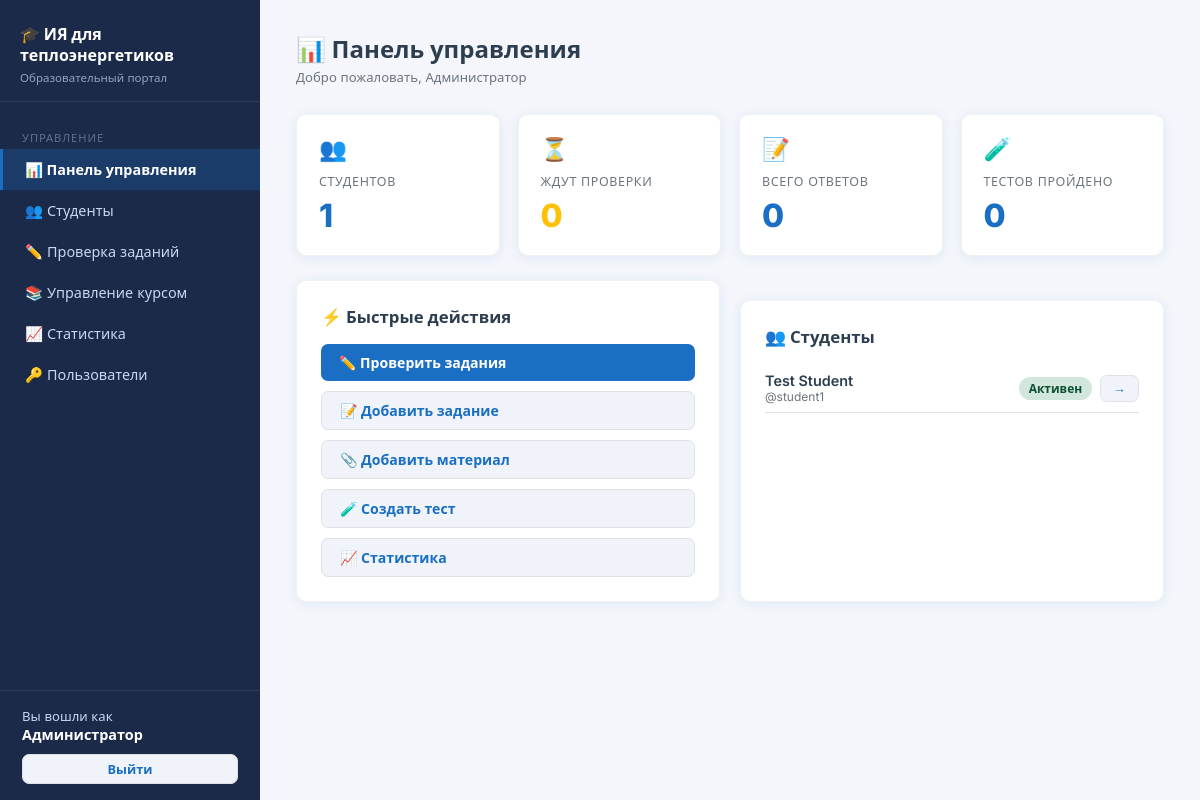
Page /admin/ (signed in) on the committed database.
### app.py (models this page shows, shortened)
class User(UserMixin, db.Model):
    __tablename__ = 'users'
    id = db.Column(db.Integer, primary_key=True)
    username = db.Column(db.String(64), unique=True, nullable=False)
    full_name = db.Column(db.String(128), nullable=False)
    email = db.Column(db.String(120), unique=True, nullable=False)
    password_hash = db.Column(db.String(256), nullable=False)
    role = db.Column(db.String(16), nullable=False, default='student')  # student, teacher, admin
    is_active = db.Column(db.Boolean, default=True)
    created_at = db.Column(db.DateTime, default=lambda: datetime.now(timezone.utc))
    submissions = db.relationship('Submission', foreign_keys='Submission.user_id', backref='student', lazy=True)
    test_submissions = db.relationship('TestSubmission', foreign_keys='TestSubmission.user_id', backref='student', lazy=True)

### app.py (the view)
@app.route('/admin/')
@login_required
@role_required('teacher', 'admin')
def admin_dashboard():
    students = User.query.filter_by(role='student').all()
    pending = Submission.query.filter_by(status='pending').count()
    total_subs = Submission.query.count()
    test_subs = TestSubmission.query.filter(TestSubmission.finished_at.isnot(None)).count()
    return render_template('admin/dashboard.html',
                           students=students, pending=pending,
                           total_subs=total_subs, test_subs=test_subs)

### app.py (called while the page is built)
def role_required(*roles):
    def decorator(f):
        @wraps(f)
        def decorated(*args, **kwargs):
            if not current_user.is_authenticated or current_user.role not in roles:
                abort(403)
            return f(*args, **kwargs)
        return decorated
    return decorator

@login_manager.user_loader
def load_user(user_id):
    return db.session.get(User, int(user_id))

@app.context_processor
def inject_now():
    return {'now': datetime.now(timezone.utc), 'json': json}

### templates/admin/dashboard.html (shortened to what this page needs)
{% extends 'base.html' %}
{% block content %}
<div class="topbar">
  <div>
    <h1>📊 Панель управления</h1>
    <div class="breadcrumb">Добро пожаловать, {{ current_user.full_name }}</div>
  </div>
</div>
<div class="stats-grid">
  <div class="stat-card">
    <div class="stat-icon">👥</div>
    <div class="stat-label">Студентов</div>
    <div class="stat-value">{{ students | length }}</div>
  </div>
  <div class="stat-card">
    <div class="stat-icon">⏳</div>
    <div class="stat-label">Ждут проверки</div>
    <div class="stat-value" style="color:var(--warning)">{{ pending }}</div>
  </div>
  <div class="stat-card">
    <div class="stat-icon">📝</div>
    <div class="stat-label">Всего ответов</div>
    <div class="stat-value">{{ total_subs }}</div>
  </div>
  <div class="stat-card">
    <div class="stat-icon">🧪</div>
    <div class="stat-label">Тестов пройдено</div>
    <div class="stat-value">{{ test_subs }}</div>
  </div>
</div>
<div style="display:grid;grid-template-columns:1fr 1fr;gap:20px">
  <div class="card">
    <div class="card-title">⚡ Быстрые действия</div>
    <div style="display:flex;flex-direction:column;gap:10px">
      <a href="{{ url_for('admin_review') }}" class="btn btn-primary">
        ✏️ Проверить задания
      </a>
      <a href="{{ url_for('admin_add_assignment') }}" class="btn btn-secondary">📝 Добавить задание</a>
      <a href="{{ url_for('admin_add_material') }}" class="btn btn-secondary">📎 Добавить материал</a>
      <a href="{{ url_for('admin_add_test') }}" class="btn btn-secondary">🧪 Создать тест</a>
      <a href="{{ url_for('admin_statistics') }}" class="btn btn-secondary">📈 Статистика</a>
    </div>
  </div>
  <div class="card">
    <div class="card-title">👥 Студенты</div>
    {% if students %}
    <div style="max-height:250px;overflow-y:auto">
      {% for s in students[:10] %}
      <div style="display:flex;align-items:center;justify-content:space-between;padding:8px 0;border-bottom:1px solid var(--border)">
        <div>
          <div style="font-weight:600;font-size:.9rem">{{ s.full_name }}</div>
          <div style="font-size:.75rem;color:var(--muted)">@{{ s.username }}</div>
        </div>
        <div style="display:flex;align-items:center;gap:8px">
          <span class="badge {% if s.is_active %}badge-success{% else %}badge-revision{% endif %}">
            {{ 'Активен' if s.is_active else 'Заблокирован' }}
          </span>
          <a href="{{ url_for('admin_student_detail', uid=s.id) }}" class="btn btn-secondary btn-sm">→</a>
        </div>
      </div>
      {% endfor %}
    </div>
    {% else %}
    <p style="color:var(--muted);font-size:.88rem">Студентов пока нет.</p>
    {% endif %}
  </div>
</div>
{% endblock %}

### templates/base.html (shortened to what this page needs)
<!DOCTYPE html>
<html lang="ru">
<head>
  <link rel="stylesheet" href="{{ url_for('static', filename='css/style.css') }}">
</head>
<body>
<div class="layout">
  <aside class="sidebar">
    <div class="sidebar-logo">
      <div class="logo-title">🎓 ИЯ для теплоэнергетиков</div>
      <div class="logo-sub">Образовательный портал</div>
    </div>
    <nav class="sidebar-nav">
      {% if current_user.is_authenticated %}
        {% if current_user.role in ('teacher', 'admin') %}
          <div class="nav-section">Управление</div>
          <a href="{{ url_for('admin_dashboard') }}" class="{{ 'active' if request.endpoint == 'admin_dashboard' }}">
            📊 Панель управления
          </a>
          <a href="{{ url_for('admin_students') }}" class="{{ 'active' if request.endpoint in ('admin_students','admin_student_detail') }}">
            👥 Студенты
          </a>
          <a href="{{ url_for('admin_review') }}" class="{{ 'active' if request.endpoint in ('admin_review','admin_review_detail') }}">
            ✏️ Проверка заданий
          </a>
          <a href="{{ url_for('admin_course') }}" class="{{ 'active' if 'course' in request.endpoint or 'material' in request.endpoint or 'assignment' in request.endpoint or 'test' in request.endpoint }}">
            📚 Управление курсом
          </a>
          <a href="{{ url_for('admin_statistics') }}" class="{{ 'active' if request.endpoint == 'admin_statistics' }}">
            📈 Статистика
          </a>
          {% if current_user.role == 'admin' %}
          <a href="{{ url_for('admin_users') }}" class="{{ 'active' if request.endpoint == 'admin_users' }}">
            🔑 Пользователи
          </a>
          {% endif %}
        {% endif %}
      {% endif %}
    </nav>
    {% if current_user.is_authenticated %}
    <div class="sidebar-footer">
      <div class="user-info">Вы вошли как</div>
      <div class="user-name">{{ current_user.full_name }}</div>
      <div style="margin-top:10px">
        <a href="{{ url_for('logout') }}" class="btn btn-secondary btn-sm" style="width:100%;justify-content:center">
          Выйти
        </a>
      </div>
    </div>
    {% endif %}
  </aside>
  <main class="main-content">
    {% block content %}{% endblock %}
  </main>
</div>
</body>
</html>

### static/css/style.css (style rules this page uses)
:root { --primary: #1a6fc4; --primary-dark: #135299; --secondary: #17a2b8; --accent: #f0a500; --bg: #f4f6fb; --sidebar-bg: #1c2a4a; --sidebar-text: #c8d6ef; --sidebar-active: #1a6fc4; --card-bg: #ffffff; --text: #2c3e50; --muted: #6c757d; --border: #dee2e6; --success: #28a745; --warning: #ffc107; --danger: #dc3545; --radius: 10px; --shadow: 0 2px 12px rgba(26,111,196,.10); --transition: .2s ease; }
* { box-sizing: border-box; margin: 0; padding: 0; }
body { font-family: 'Inter', 'Segoe UI', sans-serif; background: var(--bg); color: var(--text); min-height: 100vh; }
.layout { display: flex; min-height: 100vh; }
.sidebar { width: 260px; min-height: 100vh; background: var(--sidebar-bg); display: flex; flex-direction: column; position: fixed; top: 0; left: 0; bottom: 0; z-index: 100; }
.sidebar-logo { padding: 24px 20px 16px; border-bottom: 1px solid rgba(255,255,255,.08); }
.sidebar-logo .logo-title { font-size: 1rem; font-weight: 700; color: #fff; line-height: 1.3; }
.sidebar-logo .logo-sub { font-size: .72rem; color: var(--sidebar-text); margin-top: 4px; opacity: .7; }
.sidebar-nav { flex: 1; padding: 12px 0; }
.sidebar-nav a { display: flex; align-items: center; gap: 10px; padding: 11px 22px; color: var(--sidebar-text); text-decoration: none; font-size: .9rem; border-left: 3px solid transparent; transition: var(--transition); }
.sidebar-nav a.active { background: rgba(26,111,196,.25); color: #fff; border-left-color: var(--primary); font-weight: 600; }
.sidebar-nav .nav-section { padding: 16px 22px 4px; font-size: .7rem; text-transform: uppercase; letter-spacing: .08em; color: rgba(200,214,239,.4); }
.sidebar-footer { padding: 16px 22px; border-top: 1px solid rgba(255,255,255,.08); }
.sidebar-footer .user-info { color: var(--sidebar-text); font-size: .82rem; }
.sidebar-footer .user-name { color: #fff; font-weight: 600; font-size: .9rem; }
.main-content { margin-left: 260px; flex: 1; padding: 32px 36px; }
.topbar { display: flex; align-items: center; justify-content: space-between; margin-bottom: 28px; }
.topbar h1 { font-size: 1.5rem; font-weight: 700; color: var(--text); }
.topbar .breadcrumb { font-size: .82rem; color: var(--muted); margin-top: 3px; }
.card { background: var(--card-bg); border-radius: var(--radius); box-shadow: var(--shadow); padding: 24px; border: 1px solid rgba(0,0,0,.05); }
.card + .card { margin-top: 20px; }
.card-title { font-size: 1.05rem; font-weight: 700; margin-bottom: 16px; display: flex; align-items: center; gap: 8px; }
.stats-grid { display: grid; grid-template-columns: repeat(auto-fit, minmax(180px, 1fr)); gap: 18px; margin-bottom: 24px; }
.stat-card { background: var(--card-bg); border-radius: var(--radius); box-shadow: var(--shadow); padding: 20px 22px; border: 1px solid rgba(0,0,0,.05); display: flex; flex-direction: column; gap: 6px; }
.stat-card .stat-label { font-size: .78rem; color: var(--muted); text-transform: uppercase; letter-spacing: .05em; }
.stat-card .stat-value { font-size: 2rem; font-weight: 800; color: var(--primary); }
.stat-card .stat-icon { font-size: 1.4rem; margin-bottom: 4px; }
.btn { display: inline-flex; align-items: center; gap: 6px; padding: 9px 18px; border-radius: 7px; font-size: .88rem; font-weight: 600; cursor: pointer; border: none; text-decoration: none; transition: var(--transition); }
.btn-primary { background: var(--primary); color: #fff; }
.btn-secondary { background: #f0f4fa; color: var(--primary); border: 1px solid var(--border); }
.btn-sm { padding: 5px 12px; font-size: .8rem; }
.badge { display: inline-flex; align-items: center; gap: 4px; padding: 3px 10px; border-radius: 20px; font-size: .75rem; font-weight: 600; }
.badge-success { background: #d1e7dd; color: #0f5132; }

### rows in the picture
User: full_name "Администратор"
User: full_name "Test Student", username "student1", is_active "Активен"

### other values in the picture
{{ students | length }} "1"
{{ pending }} "0"
{{ total_subs }} "0"
{{ test_subs }} "0"
